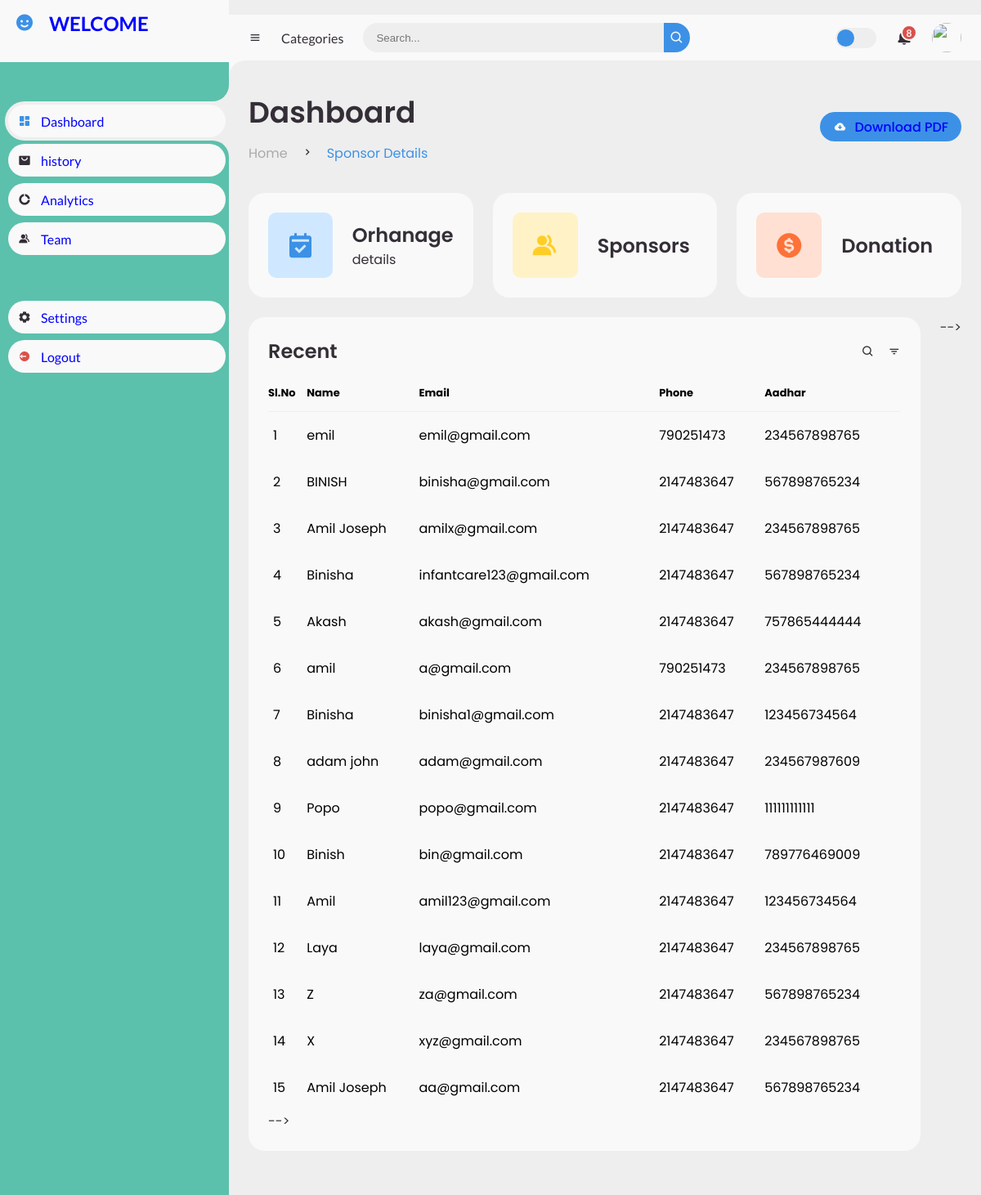
The page /InfantCare/admin_sponsorview.php (signed in) on the database its author committed.
### tables this page shows
CREATE TABLE `sponsor` (
  `s_sponsor_id` int(255) NOT NULL,
  `s_name` varchar(255) NOT NULL,
  `s_email` varchar(255) NOT NULL,
  `s_phone` int(10) NOT NULL,
  `s_aadhar` varchar(12) NOT NULL
);

### InfantCare/admin_sponsorview.php (the view, shortened to what this page needs)
	<link href='https://unpkg.com/boxicons@2.0.9/css/boxicons.min.css' rel='stylesheet'>
	<link rel="stylesheet" href="Dstyle.css">
</head>
<body>
	<section id="sidebar">
		<a href="#" class="brand">
			<i class='bx bxs-smile'></i>
			<span class="text">WELCOME</span>
		</a>
		<ul class="side-menu top">
			<li class="active">
				<a href="Dindex.php">
					<i class='bx bxs-dashboard' ></i>
					<span class="text">Dashboard</span>
				</a>
			</li>
			<li>
				<a href="#">
					<i class='bx bxs-shopping-bag-alt' ></i>
					<span class="text">history</span>
				</a>
			</li>
			<li>
				<a href="#">
					<i class='bx bxs-doughnut-chart' ></i>
					<span class="text">Analytics</span>
				</a>
			<li>
				<a href="#">
					<i class='bx bxs-group' ></i>
					<span class="text">Team</span>
				</a>
			</li>
		</ul>
		<ul class="side-menu">
			<li>
				<a href="#">
					<i class='bx bxs-cog' ></i>
					<span class="text">Settings</span>
				</a>
			</li>
			<li>
				<a href="logout.php" class="logout">
					<i class='bx bxs-log-out-circle' ></i>
					<span class="text">Logout</span>
				</a>
			</li>
		</ul>
	</section>
	<section id="content">
		<nav>
			<i class='bx bx-menu' ></i>
			<a href="#" class="nav-link">Categories</a>
			<form action="#">
				<div class="form-input">
					<input type="search" placeholder="Search...">
					<button type="submit" class="search-btn"><i class='bx bx-search' ></i></button>
				</div>
			</form>
			<label for="switch-mode" class="switch-mode"></label>
			<a href="#" class="notification">
				<span class="num">8</span>
			</a>
			<a href="#" class="profile">
				<img src="img/people.png">
			</a>
		</nav>
		<main>
			<div class="head-title">
            <div class="left">
					<h1>Dashboard</h1>
					<ul class="breadcrumb">
						<li>
							<a href="Dindex.php">Home</a>
						</li>
						<li><i class='bx bx-chevron-right' ></i></li>
						<li>
							<a class="active" href="#">Sponsor Details</a>
						</li>
					</ul>
				</div>
				<a href="#" class="btn-download">
					<i class='bx bxs-cloud-download' ></i>
					<span class="text">Download PDF</span>
				</a>
			</div>
			<ul class="box-info">
				<li>
					<i class='bx bxs-calendar-check' ></i>
					<span class="text">
						<h3>Orhanage</h3>
						<p>details</p>
					</span>
				</li>
				<li>
					<i class='bx bxs-group' ></i>
					<span class="text">
						<h3>Sponsors</h3>
					</span>
				</li>
				<li>
					<i class='bx bxs-dollar-circle' ></i>
					<span class="text">
						<h3>Donation</h3>
					</span>
				</li>
			</ul>
            <?php
                require_once 'config.php';
                $result = mysqli_query($con, "SELECT * FROM `sponsor` ") or die("error");
            ?>
			<div class="table-data">
				<div class="order">
					<div class="head">
						<h3>Recent</h3>
						<i class='bx bx-search' ></i>
						<i class='bx bx-filter' ></i>
					</div>
					<table>
						<thead>
							<tr>
                                <th>Sl.No</th>
                                <th>Name</th>
                                <th>Email</th>
                                <th>Phone</th>
                                <th>Aadhar</th>
							</tr>
						</thead>
						<tbody>
                        <?php
                            $c=0;
                            while ($row = $result->fetch_assoc()) {
                                $name=$row["s_name"];
                                $email=$row["s_email"];
                                $phone=$row["s_phone"];
                                $aadhar=$row["s_aadhar"];
                            $c++;
                        ?>
                <tr>
                    <td><?php echo $c; ?></td>
                    <td><?php echo $name; ?></td>
                    <td><?php echo $email; ?></td>
                    <td><?php echo  $phone; ?></td>
                    <td><?php echo $aadhar; ?></td>
                </tr>
                <?php
                }
                ?>
					</table> -->
				</div> -->
			</div>
		</main>
	</section>
</body>
</html> --> -->

### InfantCare/admin_sponsorview.php (style rules this page uses)
.text { color: blue; }
#sidebar { background-color: #5bc1ac; }
.brand { color: red; }

### rows shown on the page
sponsor: s_name "emil", s_email "emil@gmail.com", s_phone "790251473", s_aadhar "234567898765"
sponsor: s_name "BINISH", s_email "binisha@gmail.com", s_phone "2147483647", s_aadhar "567898765234"
sponsor: s_name "Amil Joseph", s_email "amilx@gmail.com", s_phone "2147483647", s_aadhar "234567898765"
sponsor: s_name "Binisha", s_email "infantcare123@gmail.com", s_phone "2147483647", s_aadhar "567898765234"
sponsor: s_name "Akash", s_email "akash@gmail.com", s_phone "2147483647", s_aadhar "757865444444"
sponsor: s_name "amil", s_email "a@gmail.com", s_phone "790251473", s_aadhar "234567898765"
sponsor: s_name "Binisha", s_email "binisha1@gmail.com", s_phone "2147483647", s_aadhar "123456734564"
sponsor: s_name "adam john", s_email "adam@gmail.com", s_phone "2147483647", s_aadhar "234567987609"
sponsor: s_name "Popo", s_email "popo@gmail.com", s_phone "2147483647", s_aadhar "111111111111"
sponsor: s_name "Binish", s_email "bin@gmail.com", s_phone "2147483647", s_aadhar "789776469009"
sponsor: s_name "Amil", s_email "amil123@gmail.com", s_phone "2147483647", s_aadhar "123456734564"
sponsor: s_name "Laya", s_email "laya@gmail.com", s_phone "2147483647", s_aadhar "234567898765"
sponsor: s_name "Z", s_email "za@gmail.com", s_phone "2147483647", s_aadhar "567898765234"
sponsor: s_name "X", s_email "xyz@gmail.com", s_phone "2147483647", s_aadhar "234567898765"
sponsor: s_name "Amil Joseph", s_email "aa@gmail.com", s_phone "2147483647", s_aadhar "567898765234"
